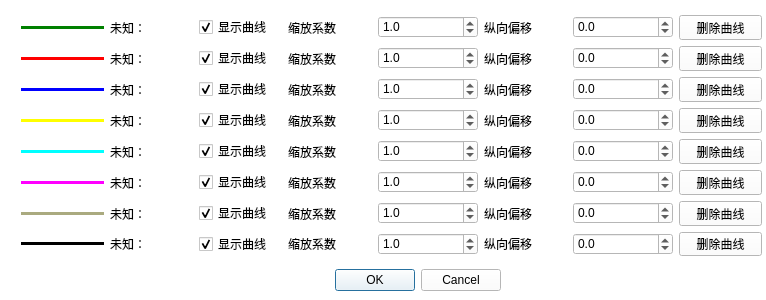
<?xml version="1.0" encoding="UTF-8"?>
<ui version="4.0">
 <class>DrawGridSet</class>
 <widget class="QDialog" name="DrawGridSet">
  <property name="geometry">
   <rect>
    <x>0</x>
    <y>0</y>
    <width>766</width>
    <height>300</height>
   </rect>
  </property>
  <property name="windowTitle">
   <string>Dialog</string>
  </property>
  <property name="styleSheet">
   <string notr="true">background-color: rgb(255, 255, 255);</string>
  </property>
  <widget class="QDialogButtonBox" name="buttonBox">
   <property name="geometry">
    <rect>
     <x>320</x>
     <y>260</y>
     <width>181</width>
     <height>41</height>
    </rect>
   </property>
   <property name="orientation">
    <enum>Qt::Horizontal</enum>
   </property>
   <property name="standardButtons">
    <set>QDialogButtonBox::Cancel|QDialogButtonBox::Ok</set>
   </property>
  </widget>
  <widget class="QWidget" name="layoutWidget">
   <property name="geometry">
    <rect>
     <x>21</x>
     <y>15</y>
     <width>741</width>
     <height>241</height>
    </rect>
   </property>
   <layout class="QGridLayout" name="gridLayout">
    <item row="0" column="0">
     <widget class="Line" name="line">
      <property name="styleSheet">
       <string notr="true">background-color: green;</string>
      </property>
      <property name="lineWidth">
       <number>0</number>
      </property>
      <property name="orientation">
       <enum>Qt::Horizontal</enum>
      </property>
     </widget>
    </item>
    <item row="0" column="1">
     <widget class="QLabel" name="Lb_Para1">
      <property name="styleSheet">
       <string notr="true"/>
      </property>
      <property name="text">
       <string>未知：</string>
      </property>
     </widget>
    </item>
    <item row="0" column="2">
     <widget class="QCheckBox" name="CbShow1">
      <property name="text">
       <string>显示曲线</string>
      </property>
      <property name="checked">
       <bool>true</bool>
      </property>
     </widget>
    </item>
    <item row="0" column="3">
     <widget class="QLabel" name="Lb_BT201_2">
      <property name="styleSheet">
       <string notr="true"/>
      </property>
      <property name="text">
       <string>缩放系数</string>
      </property>
     </widget>
    </item>
    <item row="0" column="4">
     <widget class="QDoubleSpinBox" name="doubleSpinSF1">
      <property name="minimumSize">
       <size>
        <width>100</width>
        <height>0</height>
       </size>
      </property>
      <property name="decimals">
       <number>1</number>
      </property>
      <property name="maximum">
       <double>10000.000000000000000</double>
      </property>
      <property name="value">
       <double>1.000000000000000</double>
      </property>
     </widget>
    </item>
    <item row="0" column="5">
     <widget class="QLabel" name="Lb_BT201_3">
      <property name="styleSheet">
       <string notr="true"/>
      </property>
      <property name="text">
       <string>纵向偏移</string>
      </property>
     </widget>
    </item>
    <item row="0" column="6">
     <widget class="QDoubleSpinBox" name="doubleSpinPY1">
      <property name="decimals">
       <number>1</number>
      </property>
      <property name="minimum">
       <double>-100000.000000000000000</double>
      </property>
      <property name="maximum">
       <double>100000.000000000000000</double>
      </property>
     </widget>
    </item>
    <item row="0" column="7">
     <widget class="QPushButton" name="btnDel1_1">
      <property name="text">
       <string>删除曲线</string>
      </property>
     </widget>
    </item>
    <item row="1" column="0">
     <widget class="Line" name="line_2">
      <property name="styleSheet">
       <string notr="true">background-color: red;</string>
      </property>
      <property name="lineWidth">
       <number>0</number>
      </property>
      <property name="orientation">
       <enum>Qt::Horizontal</enum>
      </property>
     </widget>
    </item>
    <item row="1" column="1">
     <widget class="QLabel" name="Lb_Para2">
      <property name="styleSheet">
       <string notr="true"/>
      </property>
      <property name="text">
       <string>未知：</string>
      </property>
     </widget>
    </item>
    <item row="1" column="2">
     <widget class="QCheckBox" name="CbShow2">
      <property name="text">
       <string>显示曲线</string>
      </property>
      <property name="checked">
       <bool>true</bool>
      </property>
     </widget>
    </item>
    <item row="1" column="3">
     <widget class="QLabel" name="Lb_BT201_5">
      <property name="styleSheet">
       <string notr="true"/>
      </property>
      <property name="text">
       <string>缩放系数</string>
      </property>
     </widget>
    </item>
    <item row="1" column="4">
     <widget class="QDoubleSpinBox" name="doubleSpinSF2">
      <property name="decimals">
       <number>1</number>
      </property>
      <property name="maximum">
       <double>10000.000000000000000</double>
      </property>
      <property name="value">
       <double>1.000000000000000</double>
      </property>
     </widget>
    </item>
    <item row="1" column="5">
     <widget class="QLabel" name="Lb_BT201_4">
      <property name="styleSheet">
       <string notr="true"/>
      </property>
      <property name="text">
       <string>纵向偏移</string>
      </property>
     </widget>
    </item>
    <item row="1" column="6">
     <widget class="QDoubleSpinBox" name="doubleSpinPY2">
      <property name="decimals">
       <number>1</number>
      </property>
      <property name="minimum">
       <double>-100000.000000000000000</double>
      </property>
      <property name="maximum">
       <double>100000.000000000000000</double>
      </property>
     </widget>
    </item>
    <item row="1" column="7">
     <widget class="QPushButton" name="btnDel1_2">
      <property name="text">
       <string>删除曲线</string>
      </property>
     </widget>
    </item>
    <item row="2" column="0">
     <widget class="Line" name="line_3">
      <property name="styleSheet">
       <string notr="true">background-color: blue;</string>
      </property>
      <property name="lineWidth">
       <number>0</number>
      </property>
      <property name="orientation">
       <enum>Qt::Horizontal</enum>
      </property>
     </widget>
    </item>
    <item row="2" column="1">
     <widget class="QLabel" name="Lb_Para3">
      <property name="styleSheet">
       <string notr="true"/>
      </property>
      <property name="text">
       <string>未知：</string>
      </property>
     </widget>
    </item>
    <item row="2" column="2">
     <widget class="QCheckBox" name="CbShow3">
      <property name="text">
       <string>显示曲线</string>
      </property>
      <property name="checked">
       <bool>true</bool>
      </property>
     </widget>
    </item>
    <item row="2" column="3">
     <widget class="QLabel" name="Lb_BT201_7">
      <property name="styleSheet">
       <string notr="true"/>
      </property>
      <property name="text">
       <string>缩放系数</string>
      </property>
     </widget>
    </item>
    <item row="2" column="4">
     <widget class="QDoubleSpinBox" name="doubleSpinSF3">
      <property name="decimals">
       <number>1</number>
      </property>
      <property name="maximum">
       <double>10000.000000000000000</double>
      </property>
      <property name="value">
       <double>1.000000000000000</double>
      </property>
     </widget>
    </item>
    <item row="2" column="5">
     <widget class="QLabel" name="Lb_BT201_6">
      <property name="styleSheet">
       <string notr="true"/>
      </property>
      <property name="text">
       <string>纵向偏移</string>
      </property>
     </widget>
    </item>
    <item row="2" column="6">
     <widget class="QDoubleSpinBox" name="doubleSpinPY3">
      <property name="decimals">
       <number>1</number>
      </property>
      <property name="minimum">
       <double>-100000.000000000000000</double>
      </property>
      <property name="maximum">
       <double>100000.000000000000000</double>
      </property>
     </widget>
    </item>
    <item row="2" column="7">
     <widget class="QPushButton" name="btnDel1_3">
      <property name="text">
       <string>删除曲线</string>
      </property>
     </widget>
    </item>
    <item row="3" column="0">
     <widget class="Line" name="line_4">
      <property name="styleSheet">
       <string notr="true">background-color: yellow;</string>
      </property>
      <property name="lineWidth">
       <number>0</number>
      </property>
      <property name="orientation">
       <enum>Qt::Horizontal</enum>
      </property>
     </widget>
    </item>
    <item row="3" column="1">
     <widget class="QLabel" name="Lb_Para4">
      <property name="styleSheet">
       <string notr="true"/>
      </property>
      <property name="text">
       <string>未知：</string>
      </property>
     </widget>
    </item>
    <item row="3" column="2">
     <widget class="QCheckBox" name="CbShow4">
      <property name="text">
       <string>显示曲线</string>
      </property>
      <property name="checked">
       <bool>true</bool>
      </property>
     </widget>
    </item>
    <item row="3" column="3">
     <widget class="QLabel" name="Lb_BT201_9">
      <property name="styleSheet">
       <string notr="true"/>
      </property>
      <property name="text">
       <string>缩放系数</string>
      </property>
     </widget>
    </item>
    <item row="3" column="4">
     <widget class="QDoubleSpinBox" name="doubleSpinSF4">
      <property name="decimals">
       <number>1</number>
      </property>
      <property name="maximum">
       <double>10000.000000000000000</double>
      </property>
      <property name="value">
       <double>1.000000000000000</double>
      </property>
     </widget>
    </item>
    <item row="3" column="5">
     <widget class="QLabel" name="Lb_BT201_8">
      <property name="styleSheet">
       <string notr="true"/>
      </property>
      <property name="text">
       <string>纵向偏移</string>
      </property>
     </widget>
    </item>
    <item row="3" column="6">
     <widget class="QDoubleSpinBox" name="doubleSpinPY4">
      <property name="decimals">
       <number>1</number>
      </property>
      <property name="minimum">
       <double>-100000.000000000000000</double>
      </property>
      <property name="maximum">
       <double>100000.000000000000000</double>
      </property>
     </widget>
    </item>
    <item row="3" column="7">
     <widget class="QPushButton" name="btnDel1_4">
      <property name="text">
       <string>删除曲线</string>
      </property>
     </widget>
    </item>
    <item row="4" column="0">
     <widget class="Line" name="line_5">
      <property name="styleSheet">
       <string notr="true">background-color: rgb(0, 255, 255);</string>
      </property>
      <property name="lineWidth">
       <number>0</number>
      </property>
      <property name="orientation">
       <enum>Qt::Horizontal</enum>
      </property>
     </widget>
    </item>
    <item row="4" column="1">
     <widget class="QLabel" name="Lb_Para5">
      <property name="styleSheet">
       <string notr="true"/>
      </property>
      <property name="text">
       <string>未知：</string>
      </property>
     </widget>
    </item>
    <item row="4" column="2">
     <widget class="QCheckBox" name="CbShow5">
      <property name="text">
       <string>显示曲线</string>
      </property>
      <property name="checked">
       <bool>true</bool>
      </property>
     </widget>
    </item>
    <item row="4" column="3">
     <widget class="QLabel" name="Lb_BT201_11">
      <property name="styleSheet">
       <string notr="true"/>
      </property>
      <property name="text">
       <string>缩放系数</string>
      </property>
     </widget>
    </item>
    <item row="4" column="4">
     <widget class="QDoubleSpinBox" name="doubleSpinSF5">
      <property name="decimals">
       <number>1</number>
      </property>
      <property name="maximum">
       <double>10000.000000000000000</double>
      </property>
      <property name="value">
       <double>1.000000000000000</double>
      </property>
     </widget>
    </item>
    <item row="4" column="5">
     <widget class="QLabel" name="Lb_BT201_10">
      <property name="styleSheet">
       <string notr="true"/>
      </property>
      <property name="text">
       <string>纵向偏移</string>
      </property>
     </widget>
    </item>
    <item row="4" column="6">
     <widget class="QDoubleSpinBox" name="doubleSpinPY5">
      <property name="decimals">
       <number>1</number>
      </property>
      <property name="minimum">
       <double>-100000.000000000000000</double>
      </property>
      <property name="maximum">
       <double>100000.000000000000000</double>
      </property>
     </widget>
    </item>
    <item row="4" column="7">
     <widget class="QPushButton" name="btnDel1_5">
      <property name="text">
       <string>删除曲线</string>
      </property>
     </widget>
    </item>
    <item row="5" column="0">
     <widget class="Line" name="line_6">
      <property name="styleSheet">
       <string notr="true">background-color: rgb(255, 0, 255);</string>
      </property>
      <property name="lineWidth">
       <number>0</number>
      </property>
      <property name="orientation">
       <enum>Qt::Horizontal</enum>
      </property>
     </widget>
    </item>
    <item row="5" column="1">
     <widget class="QLabel" name="Lb_Para6">
      <property name="styleSheet">
       <string notr="true"/>
      </property>
      <property name="text">
       <string>未知：</string>
      </property>
     </widget>
    </item>
    <item row="5" column="2">
     <widget class="QCheckBox" name="CbShow6">
      <property name="text">
       <string>显示曲线</string>
      </property>
      <property name="checked">
       <bool>true</bool>
      </property>
     </widget>
    </item>
    <item row="5" column="3">
     <widget class="QLabel" name="Lb_BT201_13">
      <property name="styleSheet">
       <string notr="true"/>
      </property>
      <property name="text">
       <string>缩放系数</string>
      </property>
     </widget>
    </item>
    <item row="5" column="4">
     <widget class="QDoubleSpinBox" name="doubleSpinSF6">
      <property name="decimals">
       <number>1</number>
      </property>
      <property name="maximum">
       <double>10000.000000000000000</double>
      </property>
      <property name="value">
       <double>1.000000000000000</double>
      </property>
     </widget>
    </item>
    <item row="5" column="5">
     <widget class="QLabel" name="Lb_BT201_12">
      <property name="styleSheet">
       <string notr="true"/>
      </property>
      <property name="text">
       <string>纵向偏移</string>
      </property>
     </widget>
    </item>
    <item row="5" column="6">
     <widget class="QDoubleSpinBox" name="doubleSpinPY6">
      <property name="decimals">
       <number>1</number>
      </property>
      <property name="minimum">
       <double>-100000.000000000000000</double>
      </property>
      <property name="maximum">
       <double>100000.000000000000000</double>
      </property>
     </widget>
    </item>
    <item row="5" column="7">
     <widget class="QPushButton" name="btnDel1_6">
      <property name="text">
       <string>删除曲线</string>
      </property>
     </widget>
    </item>
    <item row="6" column="0">
     <widget class="Line" name="line_7">
      <property name="styleSheet">
       <string notr="true">background-color: rgb(170, 170, 127);</string>
      </property>
      <property name="lineWidth">
       <number>0</number>
      </property>
      <property name="orientation">
       <enum>Qt::Horizontal</enum>
      </property>
     </widget>
    </item>
    <item row="6" column="1">
     <widget class="QLabel" name="Lb_Para7">
      <property name="styleSheet">
       <string notr="true"/>
      </property>
      <property name="text">
       <string>未知：</string>
      </property>
     </widget>
    </item>
    <item row="6" column="2">
     <widget class="QCheckBox" name="CbShow7">
      <property name="text">
       <string>显示曲线</string>
      </property>
      <property name="checked">
       <bool>true</bool>
      </property>
     </widget>
    </item>
    <item row="6" column="3">
     <widget class="QLabel" name="Lb_BT201_15">
      <property name="styleSheet">
       <string notr="true"/>
      </property>
      <property name="text">
       <string>缩放系数</string>
      </property>
     </widget>
    </item>
    <item row="6" column="4">
     <widget class="QDoubleSpinBox" name="doubleSpinSF7">
      <property name="decimals">
       <number>1</number>
      </property>
      <property name="maximum">
       <double>10000.000000000000000</double>
      </property>
      <property name="value">
       <double>1.000000000000000</double>
      </property>
     </widget>
    </item>
    <item row="6" column="5">
     <widget class="QLabel" name="Lb_BT201_14">
      <property name="styleSheet">
       <string notr="true"/>
      </property>
      <property name="text">
       <string>纵向偏移</string>
      </property>
     </widget>
    </item>
    <item row="6" column="6">
     <widget class="QDoubleSpinBox" name="doubleSpinPY7">
      <property name="minimumSize">
       <size>
        <width>100</width>
        <height>0</height>
       </size>
      </property>
      <property name="decimals">
       <number>1</number>
      </property>
      <property name="minimum">
       <double>-100000.000000000000000</double>
      </property>
      <property name="maximum">
       <double>100000.000000000000000</double>
      </property>
     </widget>
    </item>
    <item row="6" column="7">
     <widget class="QPushButton" name="btnDel1_7">
      <property name="text">
       <string>删除曲线</string>
      </property>
     </widget>
    </item>
    <item row="7" column="0">
     <widget class="Line" name="line_8">
      <property name="styleSheet">
       <string notr="true">background-color:black;</string>
      </property>
      <property name="lineWidth">
       <number>0</number>
      </property>
      <property name="orientation">
       <enum>Qt::Horizontal</enum>
      </property>
     </widget>
    </item>
    <item row="7" column="1">
     <widget class="QLabel" name="Lb_Para8">
      <property name="styleSheet">
       <string notr="true"/>
      </property>
      <property name="text">
       <string>未知：</string>
      </property>
     </widget>
    </item>
    <item row="7" column="2">
     <widget class="QCheckBox" name="CbShow8">
      <property name="text">
       <string>显示曲线</string>
      </property>
      <property name="checked">
       <bool>true</bool>
      </property>
     </widget>
    </item>
    <item row="7" column="3">
     <widget class="QLabel" name="Lb_BT201_17">
      <property name="styleSheet">
       <string notr="true"/>
      </property>
      <property name="text">
       <string>缩放系数</string>
      </property>
     </widget>
    </item>
    <item row="7" column="4">
     <widget class="QDoubleSpinBox" name="doubleSpinSF8">
      <property name="decimals">
       <number>1</number>
      </property>
      <property name="maximum">
       <double>10000.000000000000000</double>
      </property>
      <property name="value">
       <double>1.000000000000000</double>
      </property>
     </widget>
    </item>
    <item row="7" column="5">
     <widget class="QLabel" name="Lb_BT201_16">
      <property name="styleSheet">
       <string notr="true"/>
      </property>
      <property name="text">
       <string>纵向偏移</string>
      </property>
     </widget>
    </item>
    <item row="7" column="6">
     <widget class="QDoubleSpinBox" name="doubleSpinPY8">
      <property name="decimals">
       <number>1</number>
      </property>
      <property name="minimum">
       <double>-100000.000000000000000</double>
      </property>
      <property name="maximum">
       <double>100000.000000000000000</double>
      </property>
     </widget>
    </item>
    <item row="7" column="7">
     <widget class="QPushButton" name="btnDel1_8">
      <property name="text">
       <string>删除曲线</string>
      </property>
     </widget>
    </item>
   </layout>
  </widget>
 </widget>
 <resources/>
 <connections>
  <connection>
   <sender>buttonBox</sender>
   <signal>accepted()</signal>
   <receiver>DrawGridSet</receiver>
   <slot>accept()</slot>
   <hints>
    <hint type="sourcelabel">
     <x>248</x>
     <y>254</y>
    </hint>
    <hint type="destinationlabel">
     <x>157</x>
     <y>274</y>
    </hint>
   </hints>
  </connection>
  <connection>
   <sender>buttonBox</sender>
   <signal>rejected()</signal>
   <receiver>DrawGridSet</receiver>
   <slot>reject()</slot>
   <hints>
    <hint type="sourcelabel">
     <x>316</x>
     <y>260</y>
    </hint>
    <hint type="destinationlabel">
     <x>286</x>
     <y>274</y>
    </hint>
   </hints>
  </connection>
 </connections>
</ui>
